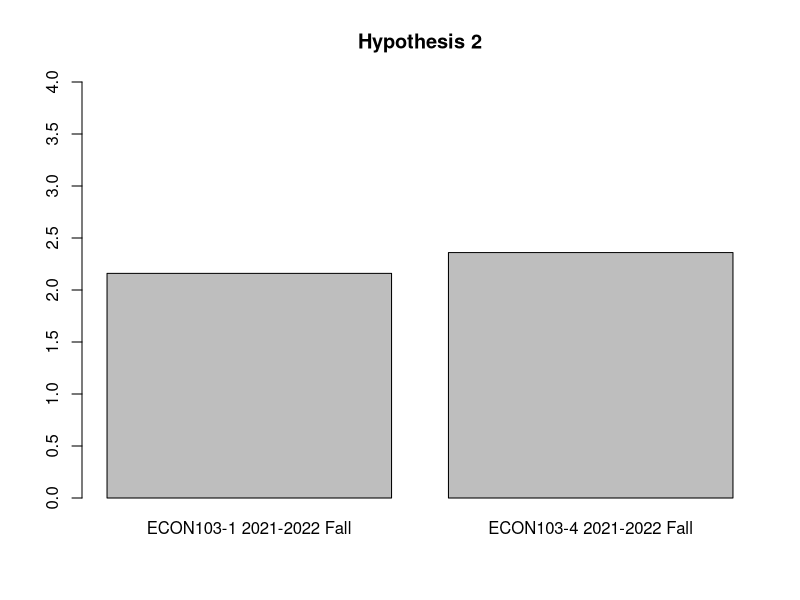

Write the R code that produced this figure.
data <- data.frame(
  c("ECON103-1 2021-2022 Fall","ECON103-4 2021-2022 Fall"),
  c(2.16, 2.36)
)

colnames(data) <- c("Course and Section", "Section GPA")

barplot(data$`Section GPA`,
        main = "Hypothesis 2",
        names.arg = data$`Course and Section`,
        ylim = c(0, 4),
        width = 0.5,
        yaxt = "n")

axis(side = 2, at = pretty(range(0, 4), n= 8))

